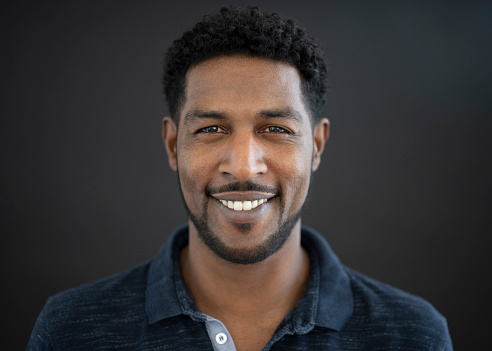
#> input picture data/img/face1.jpg, 492 x 351 px
$ python -i utils.py   (imports and definitions only)
#> lines starting #> are read from the running program, lines starting #| are printed output that depends on the picture
import cv2
from scipy.spatial.distance import euclidean
import numpy as np
# import torch
# import torchvision.models as models

def preprocess_image(image):
    # Resize the image
    image = cv2.resize(image, (200, 200))
    # Convert the image to grayscale
    image = cv2.cvtColor(image, cv2.COLOR_BGR2GRAY)
    return image


def pad_or_truncate(some_list, target_len):
    return some_list[:target_len] + [0] * (target_len - len(some_list))


# [125 lines left out: functions get_target_vector_length, min_max_distance, extract_features_haarcascade, extract_features_lbp, calculate_cosine_similarity, calculate_euclidean_distance, not called in this run]


# [36 lines of commented-out code are left out]


def compare_img_and_calc_similarity(images, feature_extraction='haarcascade', score_type='cosine'):
    # Preprocess the input images
    preprocessed_img1 = preprocess_image(images[0])
    preprocessed_img2 = preprocess_image(images[1])

    # Extract features from the preprocessed images using Haar cascades
    features1 = extract_features_haarcascade(preprocessed_img1)
    features2 = extract_features_haarcascade(preprocessed_img2)

    if not features1:
        print("No face detected in Image 1")
    else:
        print("Face detected in Image 1")
    if not features2:
        print("No face detected in Image 2")
    else:
        print("Face detected in Image 2")

    if (features1==False) or (features2==False):
        print('Non-face image detected, unable to proceed for similarity measures. Exited')
        return 0


    # Calculate the similarity between the extracted features
    if score_type=='euclidean':
        similarity_score = calculate_euclidean_distance(features1, features2)
    elif score_type=='cosine':
        similarity_score = calculate_cosine_similarity(features1, features2)
    else:
        raise ValueError('Invalid score type')

    # Map the similarity score to a certain range (such as 0 to 1)
    mapped_score = map_score(similarity_score, score_type=score_type)

    return mapped_score

# [11 lines left out: function map_score, not called in this run]

>>> import cv2
>>> picture = cv2.imread('data/img/face1.jpg', cv2.IMREAD_GRAYSCALE)
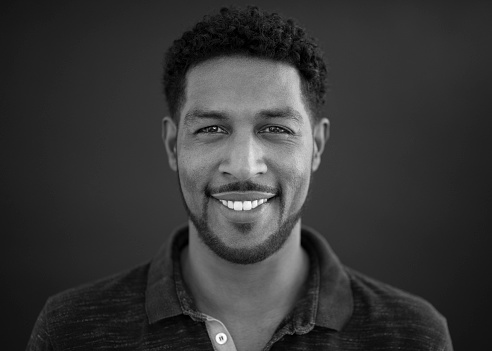
#> picture: shape (351, 492); min 0, max 255, mean 54.2
>>> result = compare_img_and_calc_similarity(picture)
#> in preprocess_image, `image = cv2.resize(image, (200, 200))`:
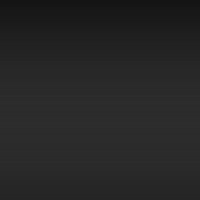
#> image: shape (200, 200); min 20, max 45, mean 37.9
#> (the run stopped early here; a loop or call above may not have finished)

$ run again, on data/img/face2.jpg
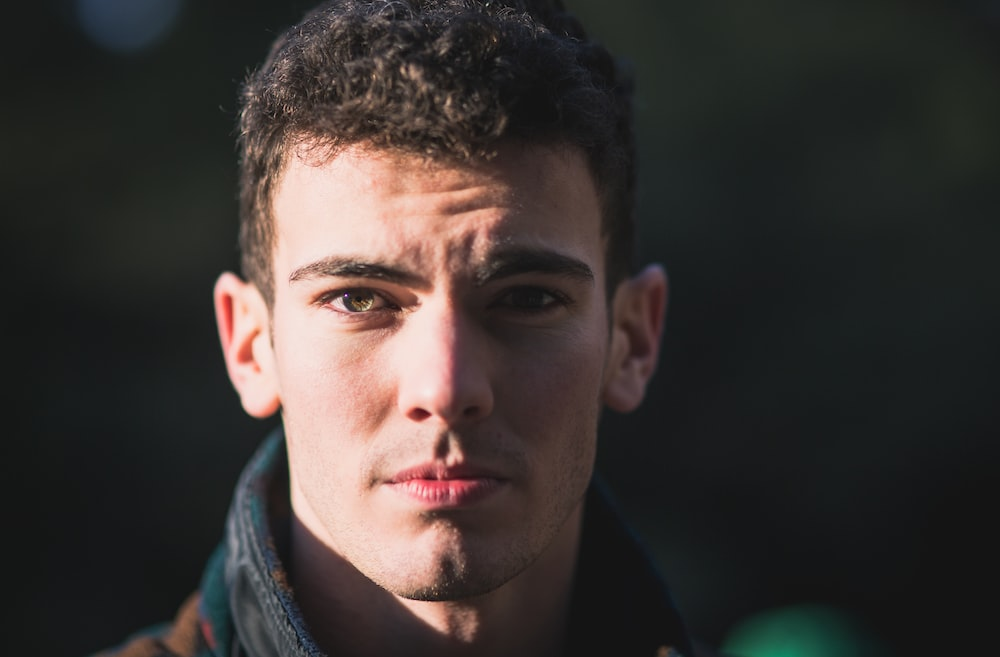
#> input picture data/img/face2.jpg, 1000 x 657 px
#> `picture = cv2.imread('data/img/face1.jpg', cv2.IMREAD_GRAYSCALE)`:
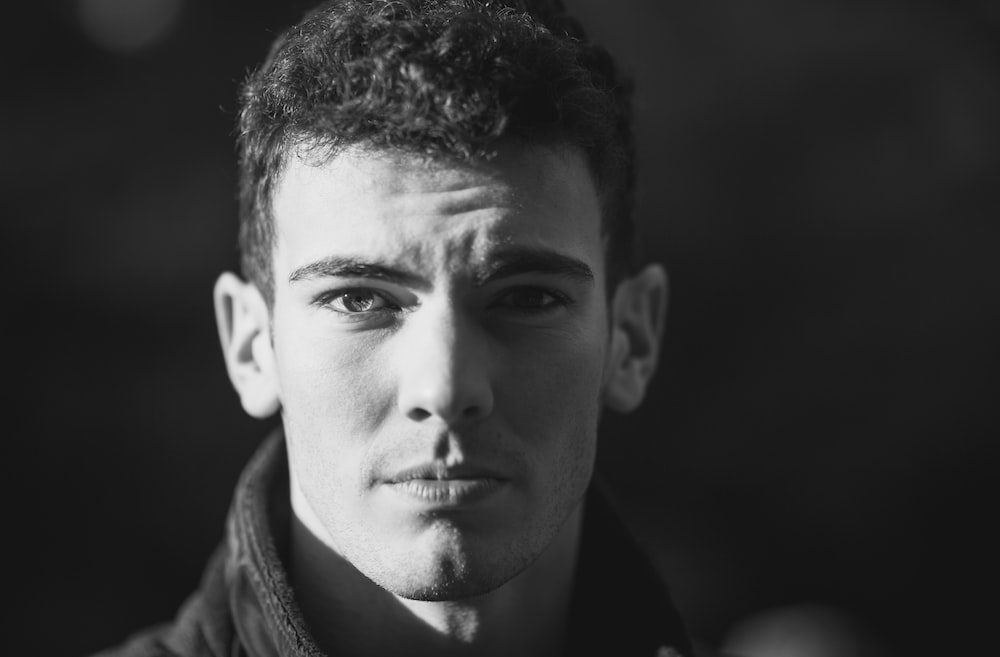
#> picture: shape (657, 1000); min 0, max 240, mean 55.8
#> in preprocess_image, `image = cv2.resize(image, (200, 200))`:
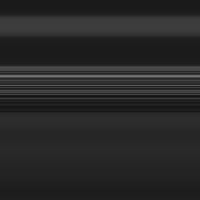
#> image: shape (200, 200); min 19, max 116, mean 39.8

$ run again, on data/img/face3.jpg
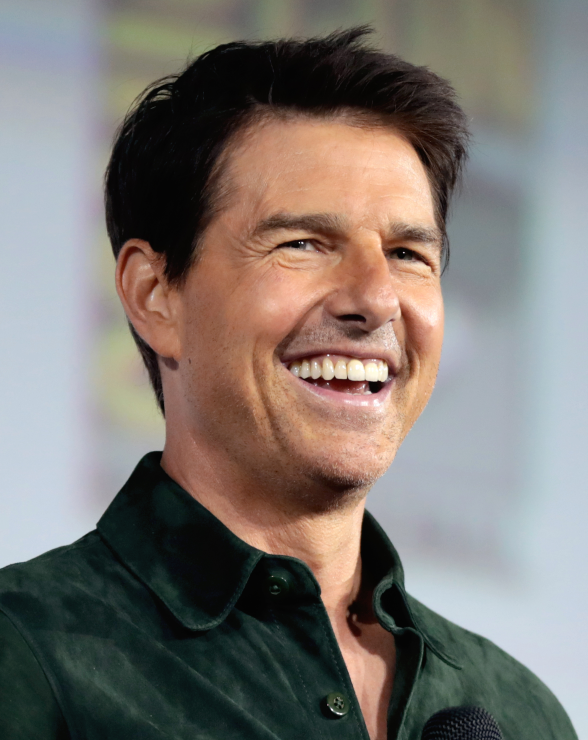
#> input picture data/img/face3.jpg, 1762 x 2220 px (shown at 1/3 size)
#> `picture = cv2.imread('data/img/face1.jpg', cv2.IMREAD_GRAYSCALE)`:
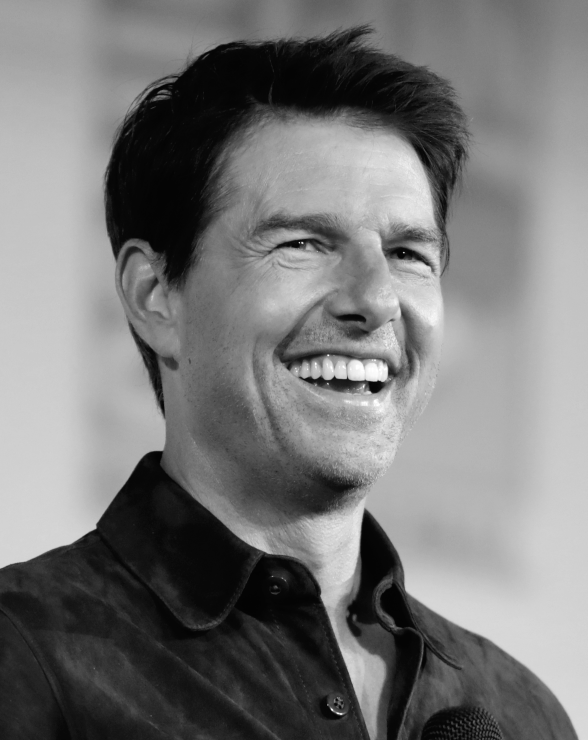
#> picture: shape (2220, 1762) (shown at 1/3 size); min 2, max 255, mean 119.4
#> in preprocess_image, `image = cv2.resize(image, (200, 200))`:
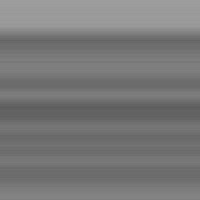
#> image: shape (200, 200); min 93, max 157, mean 120

$ run again, on data/img/face4.jpg
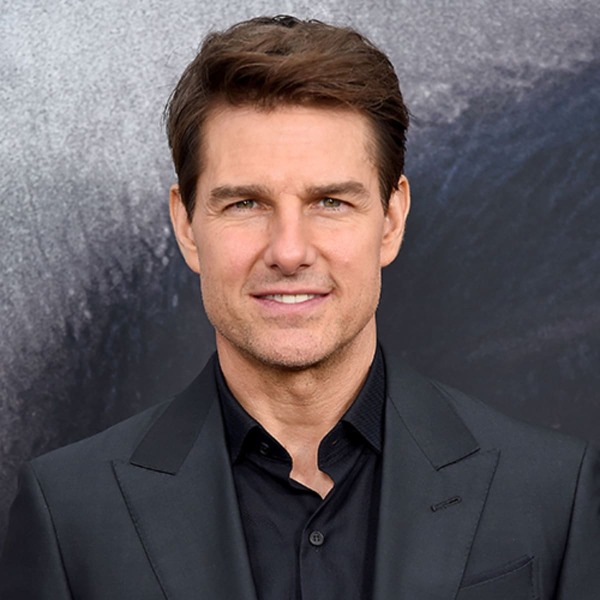
#> input picture data/img/face4.jpg, 1200 x 1200 px (shown at 1/2 size)
#> `picture = cv2.imread('data/img/face1.jpg', cv2.IMREAD_GRAYSCALE)`:
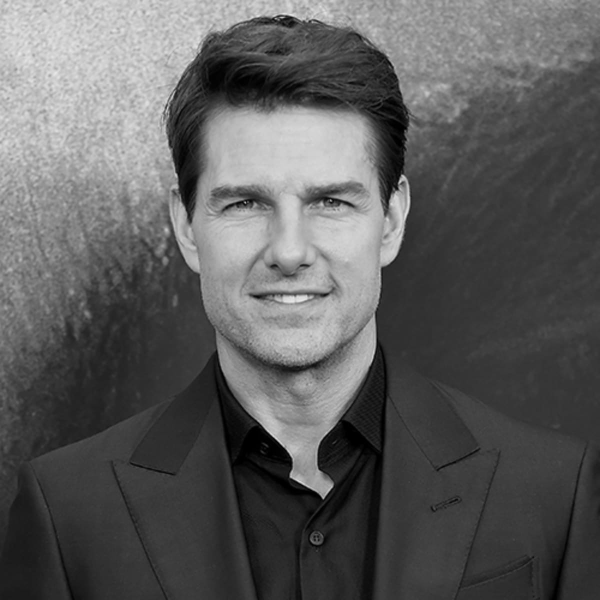
#> picture: shape (1200, 1200) (shown at 1/2 size); min 0, max 237, mean 92.4
#> in preprocess_image, `image = cv2.resize(image, (200, 200))`:
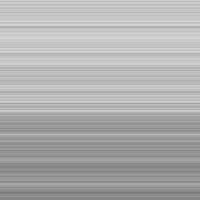
#> image: shape (200, 200); min 122, max 215, mean 174.6
